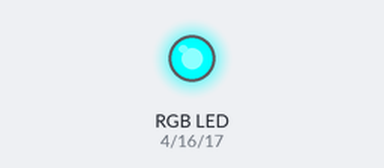
A sketch run on a simulated Arduino Uno, built with avr-gcc and run on an emulated ATmega328P. Shown: an RGB LED mixed from three pins (HIGH = lit). What the sketch prints to the serial monitor is not drawn.

Above: at 0.5 s.
At 2.5 s:
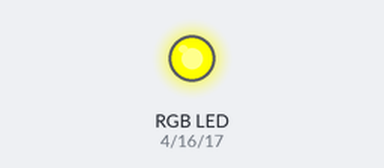
At 3.5 s:
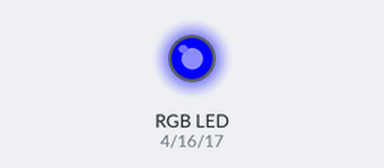
At 4.5 s:
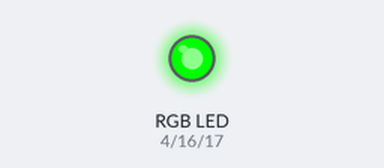
At 6.5 s:
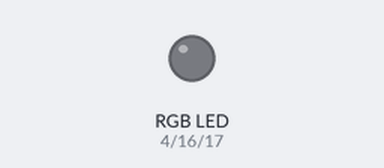
At 9.5 s:
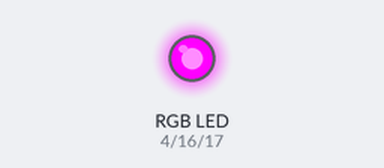
Timing chart, 0 to 10.4 s (numbered marks = the images above):
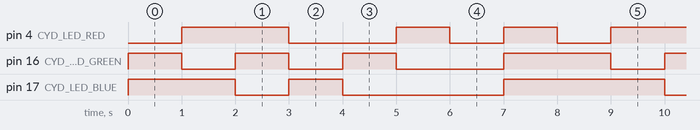

Measured:
- by itself, pin 4 (CYD_LED_RED): repeats every 8.0 s: LOW 2.0 s, 2 × (HIGH 1.0 s, LOW 1.0 s), HIGH 2.0 s
- by itself, pin 16 (CYD_LED_GREEN): repeats every 8.0 s: HIGH 1.0 s, LOW 1.0 s, HIGH 1.0 s, LOW 2.0 s, HIGH 2.0 s, LOW 1.0 s
- by itself, pin 17 (CYD_LED_BLUE): repeats every 8.0 s: HIGH 1.0 s, LOW 3.0 s, HIGH 3.0 s, LOW 1.0 s

The sketch:

CYD_RGBLED_CLASS_DEMO.ino
```cpp
// (licence header left out)
#include <Arduino.h>

  #include "CYD_RGBLED.h"

CYD_LED LED;

void setup() {
  Serial.begin(115200); // Initialise Serial port
  Serial.println("CYD RGB LED Demo");

  LED.begin();          // Initialise LED Object
}

void loop() {
  LED.set_Color(RED);
  delay(1000);

  LED.set_Color(GREEN);
  delay(1000);

  LED.set_Color(BLUE);
  delay(1000);

  LED.set_Color(YELLOW);
  delay(1000);

  LED.set_Color(PURPLE);
  delay(1000);

  LED.set_Color(CYAN);
  delay(1000);

  LED.set_Color(WHITE);
  delay(1000);

  LED.turnOff();
  delay(1000);


}
```

CYD_RGBLED.h
```cpp
// (licence header left out)
  #ifndef CYD_RGBLED_H
  #define CYD_RGBLED_H

  #include <Arduino.h>

  // Define LED Color GPIO pins
  #define CYD_LED_BLUE  17
  #define CYD_LED_RED   4
  #define CYD_LED_GREEN 16

  // Setting the LED GPIO PIN LOW turns to the LED
  #define LED_ON      LOW
  #define LED_OFF     HIGH

  // Define the allowed LED Colors
  enum LED_Color{ RED, GREEN, BLUE, PURPLE, YELLOW, CYAN, WHITE };


  class CYD_LED{
    public:
    // Turn off all LEDs
    void turnOff(){
      digitalWrite(CYD_LED_RED, LED_OFF);
      digitalWrite(CYD_LED_GREEN, LED_OFF);
      digitalWrite(CYD_LED_BLUE, LED_OFF);
    }

    void begin() {
      // Configure RGB LED GPIOs as outputs
      pinMode(CYD_LED_RED, OUTPUT);
      pinMode(CYD_LED_GREEN, OUTPUT);
      pinMode(CYD_LED_BLUE, OUTPUT);

      // Turn off the LED
      turnOff();
      }

    void set_Color(LED_Color color) {
      if (color == RED)         { setLEDRed();    }
      else if (color == GREEN)  { setLEDGreen();  }
      else if (color == BLUE)   { setLEDBlue();   }
      else if (color == PURPLE) { setLEDPurple(); }
      else if (color == YELLOW) { setLEDYELLOW(); }
      else if (color == CYAN)   { setLEDCYAN();   }
      else if (color == WHITE)  { setLEDWHITE();  }
      else { turnOff(); }
    }

    private:

    // Set LED to RED
    void setLEDRed(){
      digitalWrite(CYD_LED_RED, LED_ON);
      digitalWrite(CYD_LED_GREEN, LED_OFF);
      digitalWrite(CYD_LED_BLUE, LED_OFF);
    }

    // Set LED to GREEEN
    void setLEDGreen(){
      digitalWrite(CYD_LED_RED, LED_OFF);
      digitalWrite(CYD_LED_GREEN, LED_ON);
      digitalWrite(CYD_LED_BLUE, LED_OFF);
    }

    // Set LED BLUE
    void setLEDBlue(){
      digitalWrite(CYD_LED_RED, LED_OFF);
      digitalWrite(CYD_LED_GREEN, LED_OFF);
      digitalWrite(CYD_LED_BLUE, LED_ON);
    }

    // Set LED CYAN (Blue and Green)
    void setLEDCYAN(){
      digitalWrite(CYD_LED_RED, LED_OFF);
      digitalWrite(CYD_LED_GREEN, LED_ON);
      digitalWrite(CYD_LED_BLUE, LED_ON);
    }

    // Set LED PURPLE (Red and Blue)
    void setLEDPurple(){
      digitalWrite(CYD_LED_RED, LED_ON);
      digitalWrite(CYD_LED_GREEN, LED_OFF);
      digitalWrite(CYD_LED_BLUE, LED_ON);
    }

    // Set LED YELLOW (Red and Green)
    void setLEDYELLOW(){
      digitalWrite(CYD_LED_RED, LED_ON);
      digitalWrite(CYD_LED_GREEN, LED_ON);
      digitalWrite(CYD_LED_BLUE, LED_OFF);
    }

    // Set LED WHITE (Red and Blue and Green)
    void setLEDWHITE(){
      digitalWrite(CYD_LED_RED, LED_ON);
      digitalWrite(CYD_LED_GREEN, LED_ON);
      digitalWrite(CYD_LED_BLUE, LED_ON);
    }

  }; // End of CYD_LED Class

  #endif
```
